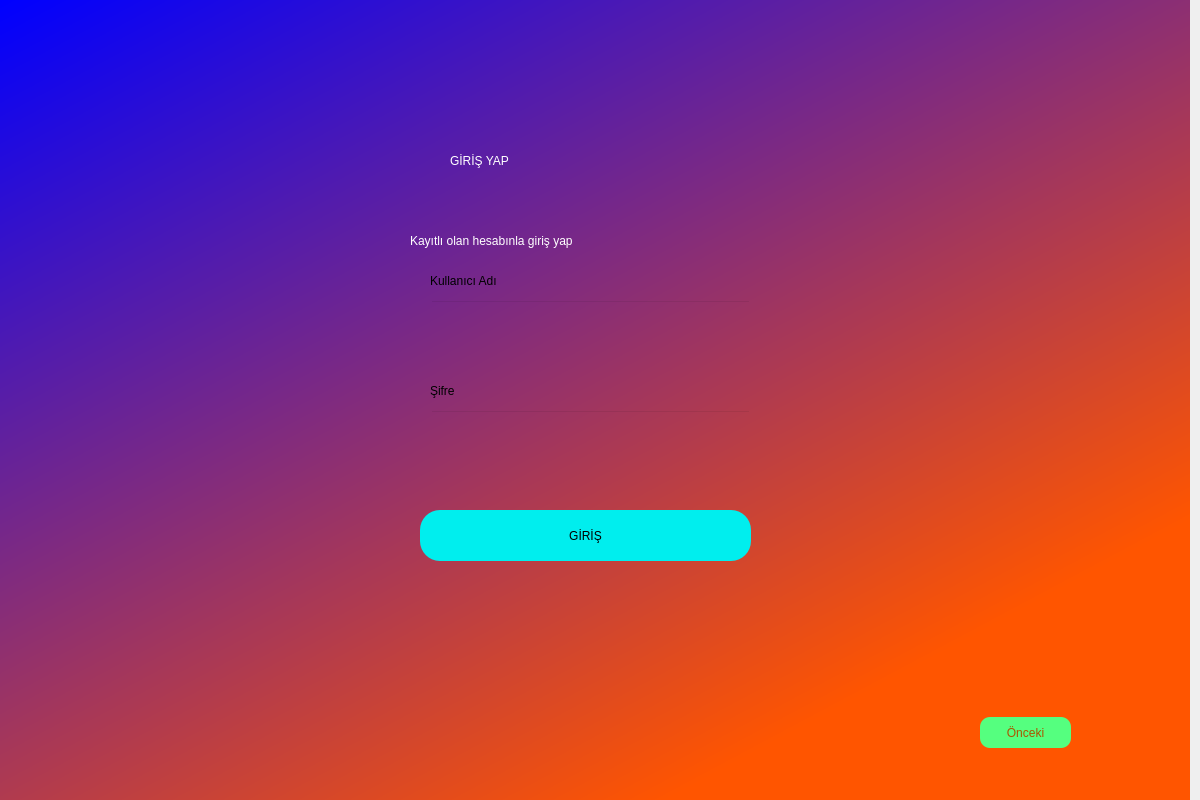
<?xml version="1.0" encoding="UTF-8"?>
<ui version="4.0">
 <class>Dialog</class>
 <widget class="QDialog" name="Dialog">
  <property name="geometry">
   <rect>
    <x>0</x>
    <y>0</y>
    <width>1200</width>
    <height>800</height>
   </rect>
  </property>
  <property name="windowTitle">
   <string>Dialog</string>
  </property>
  <widget class="QWidget" name="widget" native="true">
   <property name="geometry">
    <rect>
     <x>-10</x>
     <y>0</y>
     <width>1200</width>
     <height>800</height>
    </rect>
   </property>
   <property name="styleSheet">
    <string notr="true">QWidget#widget{
background-color:qlineargradient(spread:pad, x1:0.0101244, y1:0, x2:0.71592, y2:0.875, stop:0 rgba(0, 0, 255, 255), stop:1 rgba(255, 85, 0, 255))}</string>
   </property>
   <widget class="QLabel" name="label">
    <property name="geometry">
     <rect>
      <x>460</x>
      <y>120</y>
      <width>281</width>
      <height>81</height>
     </rect>
    </property>
    <property name="styleSheet">
     <string notr="true">font: 36pt &quot;MS Shell Dlg 2&quot;;
color:rgb(255, 255, 255)</string>
    </property>
    <property name="text">
     <string>GİRİŞ YAP</string>
    </property>
   </widget>
   <widget class="QLabel" name="label_2">
    <property name="geometry">
     <rect>
      <x>420</x>
      <y>210</y>
      <width>511</width>
      <height>61</height>
     </rect>
    </property>
    <property name="styleSheet">
     <string notr="true">font: 16pt &quot;MS Shell Dlg 2&quot;;
color:rgb(255, 255, 255)</string>
    </property>
    <property name="text">
     <string>Kayıtlı olan hesabınla giriş yap</string>
    </property>
   </widget>
   <widget class="QPushButton" name="pushButton_3">
    <property name="geometry">
     <rect>
      <x>430</x>
      <y>510</y>
      <width>331</width>
      <height>51</height>
     </rect>
    </property>
    <property name="styleSheet">
     <string notr="true">border-radius:20px;
color:rgb(0, 0, 0);
background-color:rgb(0, 238, 238);
font: 14pt &quot;MS Shell Dlg 2&quot;;</string>
    </property>
    <property name="text">
     <string>GİRİŞ</string>
    </property>
   </widget>
   <widget class="QLineEdit" name="lineEdit">
    <property name="geometry">
     <rect>
      <x>440</x>
      <y>300</y>
      <width>321</width>
      <height>51</height>
     </rect>
    </property>
    <property name="styleSheet">
     <string notr="true">background-color:rgba(0,0,0,0);
font: 12pt &quot;MS Shell Dlg 2&quot;;</string>
    </property>
   </widget>
   <widget class="QLineEdit" name="passwordfield">
    <property name="geometry">
     <rect>
      <x>440</x>
      <y>410</y>
      <width>321</width>
      <height>51</height>
     </rect>
    </property>
    <property name="styleSheet">
     <string notr="true">background-color:rgba(0,0,0,0);
font: 12pt &quot;MS Shell Dlg 2&quot;;</string>
    </property>
   </widget>
   <widget class="QLabel" name="label_5">
    <property name="geometry">
     <rect>
      <x>440</x>
      <y>270</y>
      <width>121</width>
      <height>21</height>
     </rect>
    </property>
    <property name="styleSheet">
     <string notr="true">font: 10pt &quot;MS Shell Dlg 2&quot;;</string>
    </property>
    <property name="text">
     <string>Kullanıcı Adı</string>
    </property>
   </widget>
   <widget class="QLabel" name="label_6">
    <property name="geometry">
     <rect>
      <x>440</x>
      <y>380</y>
      <width>121</width>
      <height>21</height>
     </rect>
    </property>
    <property name="styleSheet">
     <string notr="true">font: 10pt &quot;MS Shell Dlg 2&quot;;</string>
    </property>
    <property name="text">
     <string>Şifre</string>
    </property>
   </widget>
   <widget class="QLabel" name="label_7">
    <property name="geometry">
     <rect>
      <x>440</x>
      <y>475</y>
      <width>321</width>
      <height>21</height>
     </rect>
    </property>
    <property name="styleSheet">
     <string notr="true">font: 12pt &quot;MS Shell Dlg 2&quot;;
color:rgb(255, 0, 0);</string>
    </property>
    <property name="text">
     <string/>
    </property>
   </widget>
   <widget class="QPushButton" name="pushButton">
    <property name="geometry">
     <rect>
      <x>990</x>
      <y>717</y>
      <width>91</width>
      <height>31</height>
     </rect>
    </property>
    <property name="styleSheet">
     <string notr="true">font: 14pt &quot;MS Shell Dlg 2&quot;;
color:rgb(170, 85, 0);
border-radius:10px;
background-color:rgb(85, 255, 127)</string>
    </property>
    <property name="text">
     <string>Önceki</string>
    </property>
   </widget>
  </widget>
 </widget>
 <resources/>
 <connections/>
</ui>
